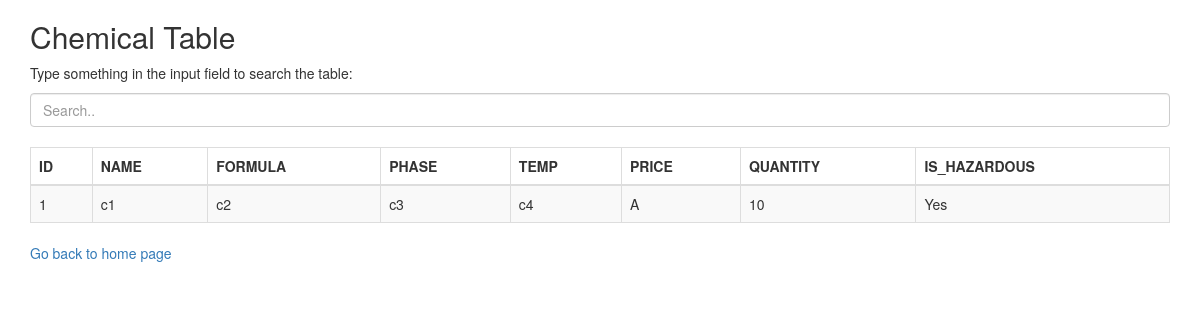
/listchemical, run on the app's committed database.
### tables this page shows
CREATE TABLE CHEMICAL
    ( ITEM_ID INT PRIMARY KEY NOT NULL,
      NAME TEXT NOT NULL,
      FORMULA TEXT NOT NULL,
      PHASE TEXT NOT NULL,
      TEMP TEXT NOT NULL,
      PRICE INT NOT NULL,
      QUANTITY INT NOT NULL,
      IS_HAZARDOUS TEXT NOT NULL
    );

### main.py (the view)
@app.route('/listchemical')
def listchemical():
    con = sql.connect("test.db")
    con.row_factory = sql.Row
    cur = con.cursor()
    cur.execute("select * from CHEMICAL")
    rows = cur.fetchall()
    return render_template('list.html',rows=rows)

### templates/list.html (shortened to what this page needs)
<!doctype html>
<html>
 <head>
  <link rel="stylesheet" href="https://maxcdn.bootstrapcdn.com/bootstrap/3.3.7/css/bootstrap.min.css">
</head>
   <body>
   <div class="container">
       <h2>Chemical Table</h2>
   <p>Type something in the input field to search the table:</p>
       <input class="form-control" id="myInput" type="text" placeholder="Search..">
       <br>
         <table class="table table-bordered table-striped">
         <thead>
         <tr>
             <th>ID</th>
            <th>NAME</th>
            <th>FORMULA</th>
            <th>PHASE</th>
            <th>TEMP</th>
             <th>PRICE</th>
             <th>QUANTITY</th>
             <th>IS_HAZARDOUS</th>
         </tr>
         </thead>
             <tbody id="myTable">
         {% for row in rows %}
            <tr>
               <td> {{  row["ITEM_ID"]}}         </td>
               <td> {{  row["NAME"]}}       </td>
               <td> {{ row["FORMULA"]}}     </td>
               <td> {{  row['PHASE']}}      </td>
               <td> {{  row['TEMP']}}       </td>
                <td>{{  row['PRICE']}}       </td>
                <td>{{  row['QUANTITY']}}    </td>
                <td>{{  row['IS_HAZARDOUS']}}</td>
            </tr>
         {% endfor %}
          </tbody>
      </table>
    <div>
      <a href = "/dashboard">Go back to home page</a>
   </body>
</html>

### data on the page
CHEMICAL: ITEM_ID "1", NAME "c1", FORMULA "c2", PHASE "c3", TEMP "c4", PRICE "A", QUANTITY "10", IS_HAZARDOUS "Yes"
